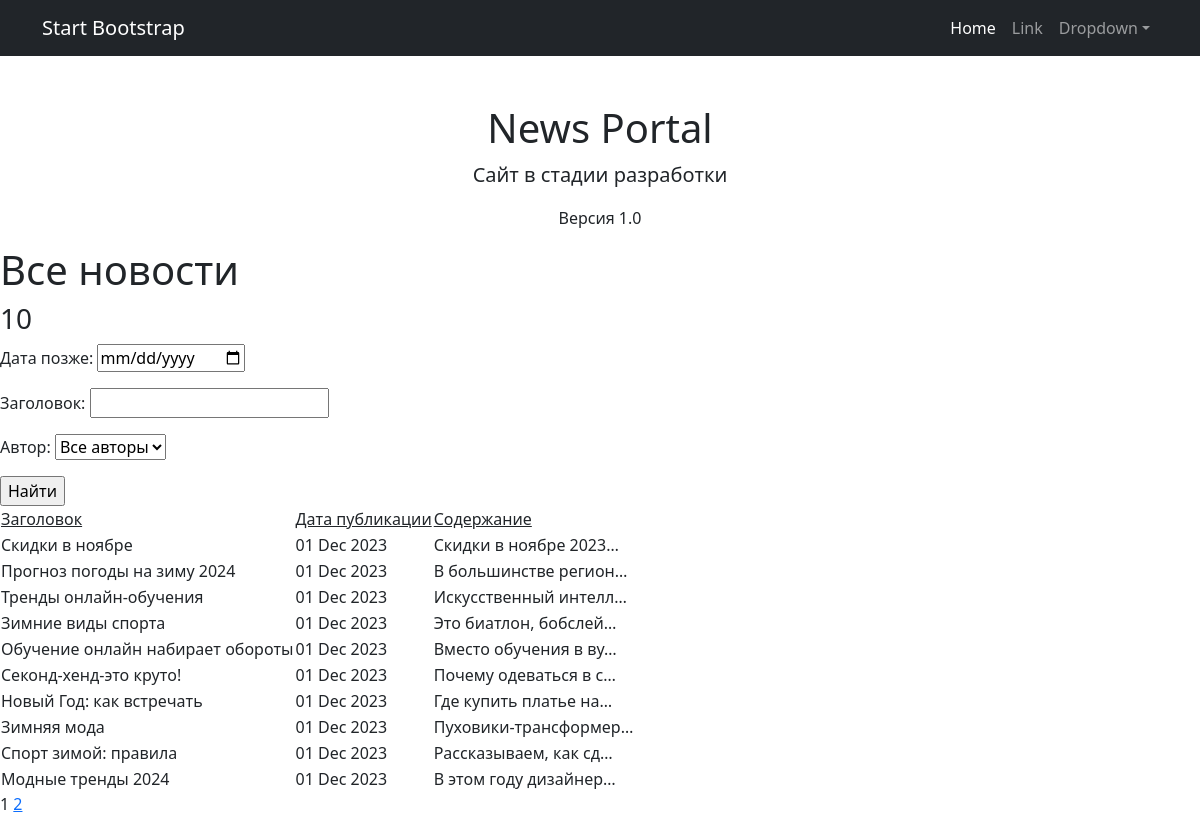
The app's page /news/search/ with its own data.
### news/models.py (models this page shows, shortened)
class Author(models.Model):
    user = models.OneToOneField(User,on_delete=models.CASCADE)
    rating = models.IntegerField(default=0)
    def __str__(self):
        return self.user.username

class Post(models.Model):
    user = models.ForeignKey(Author, on_delete=models.CASCADE, related_name="post")
    A = "article"
    N = "news"
    choices = ((A, "Статья"), (N, "Новость"))
    choice_field = models.CharField(max_length=7, choices=choices, default="news")
    creation_date = models.DateTimeField(auto_now_add=True)
    categories = models.ManyToManyField(Category, through="PostCategory")
    header = models.CharField(max_length=255, default="Default value")
    text = models.TextField()
    rating = models.IntegerField(default=0)

### news/views.py (the view)
# urls.py: path('', PostList.as_view(), name='post_list'),
class PostList(ListView):
    model=Post
    ordering='-creation_date'
    template_name='posts.html'
    context_object_name ='posts'
    paginate_by = 10
    def get_template_names(self):
        if self.request.path =='/news/':
            self.template_name='posts.html'
        elif self.request.path == '/news/search/':
            self.template_name = 'search.html'
        return self.template_name
    def get_queryset(self):
        queryset = super().get_queryset()
        self.filterset = PostFilter(self.request.GET, queryset)
        return self.filterset.qs
    def get_context_data(self, **kwargs):
        context = super().get_context_data(**kwargs)
        context['filterset'] = self.filterset
        return context

### news/templatetags/custom_filters.py (called while the page is built)
@register.filter()
def censor(value):
    if type(value) != str:
        raise ValueError("Фильтр цензурирования применяется только к переменным строкового типа")
    for word in censor_list:
        value = value.replace(word[1:], '*' * len(word[1:]))
    return value

### templates/search.html (shortened to what this page needs)
{%extends 'default.html'%}
{% load custom_filters %}
{% block content %}
    <h1>Все новости</h1>
    <h3>{{ posts|length}}</h3>
    <form action="" method="get">
       {{ filterset.form.as_p }}
       <input type="submit" value="Найти" />
   </form>
    <table>
        <tr>
            <td><u>Заголовок</u></td>
            <td><u>Дата публикации</u></td>
            <td><u>Содержание</u></td>
        </tr>
        {% for post in posts %}
        <tr>
            <td>{{ post.header|censor  }}</td>
            <td>{{ post.creation_date|date:'d M Y' }}</td>
            <td>{{ post.text|truncatechars:21|censor  }}</td>
        </tr>
        {% endfor %}
    </table>
   {{ page_obj.number }}
   {% if page_obj.has_next %}
       <a href="?page={{ page_obj.next_page_number }}">{{ page_obj.next_page_number }}</a>
   {% endif %}
    {% endblock content %}

### records on screen
Author: user "Все авторы"
Post: header|censor "Скидки в ноябре", creation_date "01 Dec 2023", text|censor "Скидки в ноябре 2023…"
Post: header|censor "Прогноз погоды на зиму 2024", creation_date "01 Dec 2023", text|censor "В большинстве регион…"
Post: header|censor "Тренды онлайн-обучения", creation_date "01 Dec 2023", text|censor "Искусственный интелл…"
Post: header|censor "Зимние виды спорта", creation_date "01 Dec 2023", text|censor "Это биатлон, бобслей…"
Post: header|censor "Обучение онлайн набирает обороты", creation_date "01 Dec 2023", text|censor "Вместо обучения в ву…"
Post: header|censor "Секонд-хенд-это круто!", creation_date "01 Dec 2023", text|censor "Почему одеваться в с…"
Post: header|censor "Новый Год: как встречать", creation_date "01 Dec 2023", text|censor "Где купить платье на…"
Post: header|censor "Зимняя мода", creation_date "01 Dec 2023", text|censor "Пуховики-трансформер…"
Post: header|censor "Спорт зимой: правила", creation_date "01 Dec 2023", text|censor "Рассказываем, как сд…"
Post: header|censor "Модные тренды 2024", creation_date "01 Dec 2023", text|censor "В этом году дизайнер…"

### other values on screen
{{ posts|length }} "10"
{{ page_obj.number }} "1"
{{ page_obj.next_page_number }} "2"
